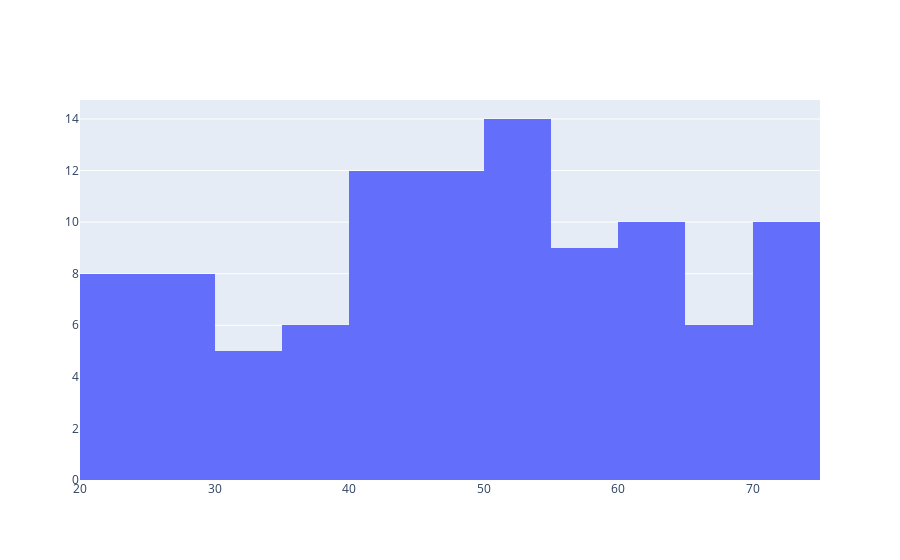

The cell this chart's notebook holds for it:
### Markdown cell above
## Bare-bones histogram

### Code cell
trace = go.Histogram(x = age)

data = [trace]

iplot({"data":data})
